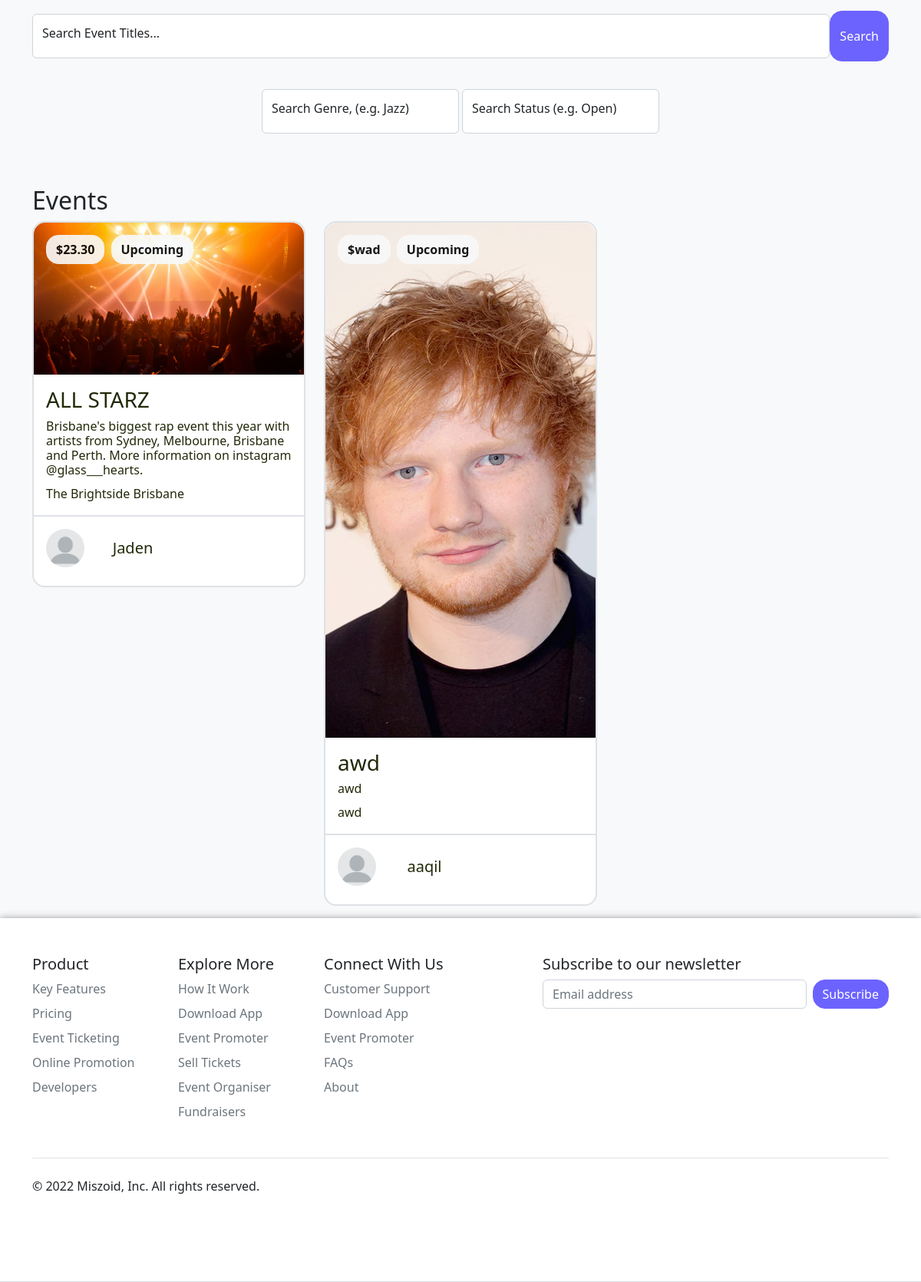
Before: / (lower part) with the older database file.
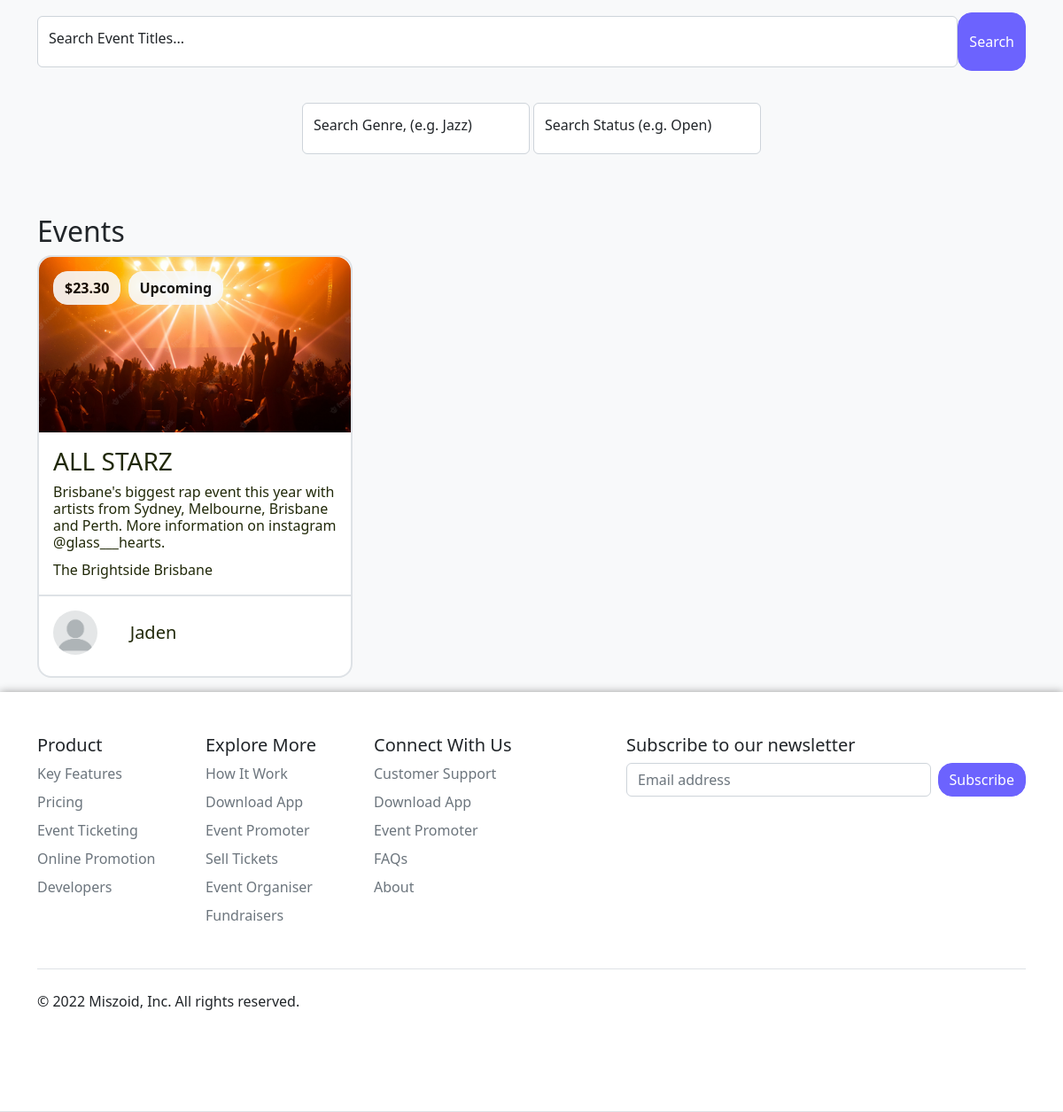
After: the same page with the newer database file.
### website/models.py (models this page shows, shortened)
class Destination(db.Model):
    __tablename__ = 'destinations'
    id = db.Column(db.Integer, primary_key=True)
    name = db.Column(db.String(80))
    venue = db.Column(db.String(80))
    genre = db.Column(db.String(40))
    ticketPrice = db.Column(db.String(5))
    overview = db.Column(db.String(50))
    description = db.Column(db.String(200))
    status = db.Column(db.String(20))
    image = db.Column(db.String(400))
    user_id = db.Column(db.String(3), db.ForeignKey('users.id'))
    comments = db.relationship('Comment', backref='destination')

class User(db.Model, UserMixin):
    __tablename__='users' # good practice to specify table name
    id = db.Column(db.Integer, primary_key=True)
    name = db.Column(db.String(100), index=True, unique=True, nullable=False)
    emailid = db.Column(db.String(100), index=True, nullable=False)
    password_hash = db.Column(db.String(255), nullable=False)
    comments = db.relationship('Comment', backref='user')
    destination = db.relationship('Destination', backref='user')

### website/views.py (the view)
@mainbp.route('/')
def index():
    destinations = Destination.query.all()
    return render_template('index.html', destinations=destinations)

### website/templates/index.html (shortened to what this page needs)
<html>
<head>
<link href={{ url_for('static', filename='css/bootstrap.min.css') }} rel="stylesheet">
</head>
<link href={{ url_for('static', filename='static/css/headers') }} rel="stylesheet">
<link href={{ url_for('static', filename='static/css/bootstrap.bundle.min.js') }} rel="stylesheet">
<div class="bg-light">
  <div>
<div class="container py-3">
<div class="d-grid gap-2 d-sm-flex justify-content-sm-center py-2">
</div>
<div class="input-group mb-3 ">
        <form class="form-floating form-inline d-flex flex-nowrap" action="{{url_for('main.search')}}" >
          <input type="text" name="search" class="form-control flex-grow-1 my-1 mr-sm-2" id="SearchForm" placeholder="Search Event Titles">
          <label for="floatingInputGroup1">Search Event Titles...</label>
          <button type="submit" class="flex-shrink-1 btn btn-primary">Search</button>
        </form>
  </div>
<div class="d-grid gap-1 d-sm-flex justify-content-sm-center mb-0">
    <div class="dropdown">
      <form class="form-floating form-inline d-flex flex-nowrap" action="{{url_for('main.Options')}}" >
        <input type="text" class="form-control flex-grow-1 my-1 mr-sm-2" placeholder="search" name="Options">
        <label for="floatingInputGroup1">Search Genre, (e.g. Jazz)</label>
      </form>
    </div>
    <div class="dropdown">
      <form class="form-floating form-inline d-flex flex-nowrap" action="{{url_for('main.Status')}}" >
        <input type="text" class="form-control flex-grow-1 my-1 mr-sm-2" name="Status" placeholder="search">
        <label for="floatingInputGroup1">Search Status (e.g. Open)</label>
      </form>
    </div>
</div>
<br><br>
<h2>Events</h2>
<div class="row row-cols-1 row-cols-md-3 g-4">
  {% for destination in destinations %}
  <div class="col">
    <div class="card btn1">
      <a href={{url_for('destination.show', id=destination.id)}}>
      <img src={{destination.image}} class="card-img-top" alt="...">
      <div class="card-img-overlay me-2">
        <button type="button" class="btn btn-light me-1" disabled><b>${{destination.ticketPrice}}</b></button>
        <button type="button" class="btn btn-light" disabled><b>{{destination.status}}</b></button>
      </div>
    </a>
      <div class="row">
        <div class="col">
          <div class="card-body">
            <h3 class="card-title panel">{{destination.name}}</h3>
            <h6 class="card-text">{{destination.overview}}</h6>
            <h7 class="card-text">{{destination.venue}}</h7>
          </div>
        </div>
      </div>
      <ul class="list-group list-group-flush">
        <div class="row">
          <div class="col-md-2">
            <div class="card-body">
              <img src="static/image/icon.png" alt="mdo" width="50" height="50" class="rounded-circle align-items-center">
            </div>
          </div>
          <div class="col-md-5">
            <h5 class="card-body test1">{{destination.user.name}}</h5>
          </div>
        </div>
      </ul>
    </div>
  </div>
  {% endfor %}
</div>
</div>
</div>
</body>
<div class="border-bottom ">
  <div class="container">
    <footer class="py-5">
      <div class="row">
        <div class="col-6 col-md-2 mb-3">
          <h5>Product</h5>
          <ul class="nav flex-column">
            <li class="nav-item mb-2"><a href="#" class="nav-link p-0 text-muted">Key Features</a></li>
            <li class="nav-item mb-2"><a href="#" class="nav-link p-0 text-muted">Pricing</a></li>
            <li class="nav-item mb-2"><a href="#" class="nav-link p-0 text-muted">Event Ticketing</a></li>
            <li class="nav-item mb-2"><a href="#" class="nav-link p-0 text-muted">Online Promotion</a></li>
            <li class="nav-item mb-2"><a href="#" class="nav-link p-0 text-muted">Developers</a></li>
          </ul>
        </div>
        <div class="col-6 col-md-2 mb-3">
          <h5>Explore More</h5>
          <ul class="nav flex-column">
            <li class="nav-item mb-2"><a href="#" class="nav-link p-0 text-muted">How It Work</a></li>
            <li class="nav-item mb-2"><a href="#" class="nav-link p-0 text-muted">Download App</a></li>
            <li class="nav-item mb-2"><a href="#" class="nav-link p-0 text-muted">Event Promoter</a></li>
            <li class="nav-item mb-2"><a href="#" class="nav-link p-0 text-muted">Sell Tickets</a></li>
            <li class="nav-item mb-2"><a href="#" class="nav-link p-0 text-muted">Event Organiser</a></li>
            <li class="nav-item mb-2"><a href="#" class="nav-link p-0 text-muted">Fundraisers</a></li>
          </ul>
        </div>
        <div class="col-6 col-md-2 mb-3">
          <h5>Connect With Us</h5>
          <ul class="nav flex-column">
            <li class="nav-item mb-2"><a href="#" class="nav-link p-0 text-muted">Customer Support</a></li>
            <li class="nav-item mb-2"><a href="#" class="nav-link p-0 text-muted">Download App</a></li>
            <li class="nav-item mb-2"><a href="#" class="nav-link p-0 text-muted">Event Promoter</a></li>
            <li class="nav-item mb-2"><a href="#" class="nav-link p-0 text-muted">FAQs</a></li>
            <li class="nav-item mb-2"><a href="#" class="nav-link p-0 text-muted">About</a></li>
          </ul>
        </div>
        <div class="col-md-5 offset-md-1 mb-3">
          <form>
            <h5>Subscribe to our newsletter</h5>
            <div class="d-flex flex-column flex-sm-row w-100 gap-2">
              <input id="newsletter1" type="text" class="form-control" placeholder="Email address">
              <button class="btn btn-primary" type="button">Subscribe</button>
            </div>
          </form>
        </div>
      </div>
      <div class="d-flex flex-column flex-sm-row justify-content-between py-4 my-4 border-top">
        <p>© 2022 Miszoid, Inc. All rights reserved.</p>
      </div>
    </footer>
  </div>
</div>
</html>

### website/templates/index.html (style rules this page uses)
h1, p { text-align: center; }
.border-bottom { background-color: white; box-shadow: 0px 1px 10px #888888; }
.test1 { line-height: 50px; }
.panel { display:block; text-decoration:none; }

Changed rows visible on the page:
removed Destination: image (picture), ticketPrice "wad", status "Upcoming", name "awd", overview "awd", venue "awd", user.name "aaqil"
